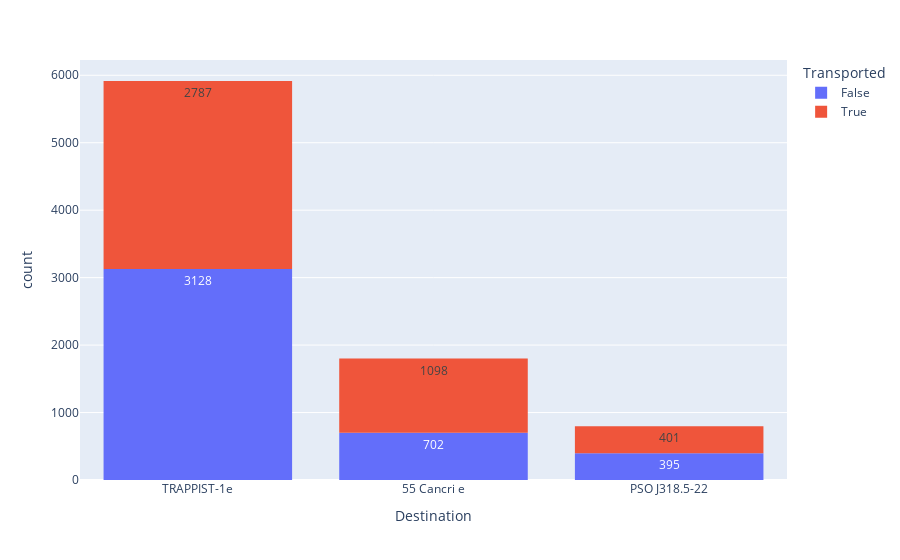

Source (notebook cell):
### Code cell
fig = px.histogram(train, x = 'Destination', color = 'Transported', text_auto = True)
fig.show()

### Figure 1 — Plotly figure (JSON) as saved in the notebook; plotly's stock layout.template omitted (floating-point values rounded to 4 significant figures; data arrays with more than 128 entries replaced by an {"elided": "..."} marker saying what was removed)
{"data": [{"alignmentgroup": "True", "bingroup": "x", "hovertemplate": "Transported=False<br>Destination=%{x}<br>count=%{y}<extra></extra>", "legendgroup": "False", "marker": {"color": "#636efa", "pattern": {"shape": ""}}, "name": "False", "offsetgroup": "False", "orientation": "v", "showlegend": true, "texttemplate": "%{value}", "type": "histogram", "x": {"elided": "4315 str values"}, "xaxis": "x", "yaxis": "y"}, {"alignmentgroup": "True", "bingroup": "x", "hovertemplate": "Transported=True<br>Destination=%{x}<br>count=%{y}<extra></extra>", "legendgroup": "True", "marker": {"color": "#EF553B", "pattern": {"shape": ""}}, "name": "True", "offsetgroup": "True", "orientation": "v", "showlegend": true, "texttemplate": "%{value}", "type": "histogram", "x": {"elided": "4378 str values"}, "xaxis": "x", "yaxis": "y"}], "layout": {"barmode": "relative", "legend": {"title": {"text": "Transported"}, "tracegroupgap": 0}, "margin": {"t": 60}, "xaxis": {"anchor": "y", "domain": [0, 1], "title": {"text": "Destination"}}, "yaxis": {"anchor": "x", "domain": [0, 1], "title": {"text": "count"}}}}
